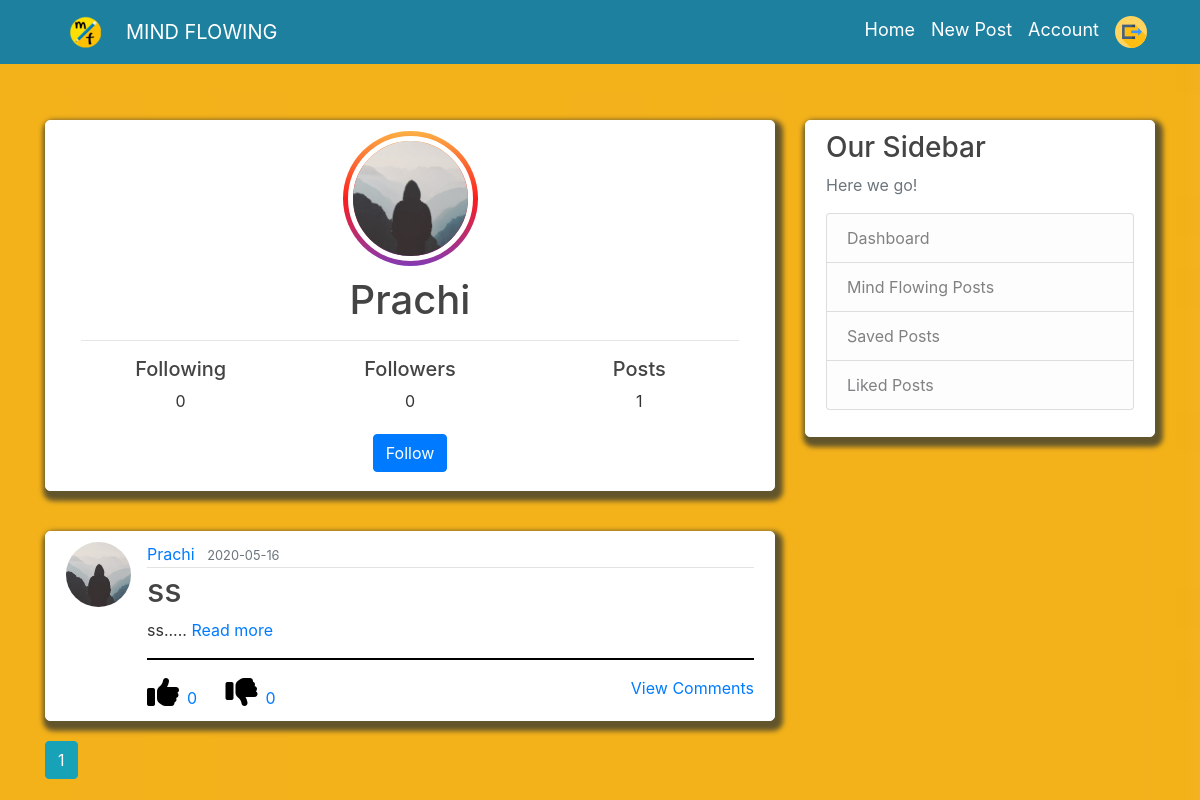
Page /user/Prachi (signed in) on the earlier database version.
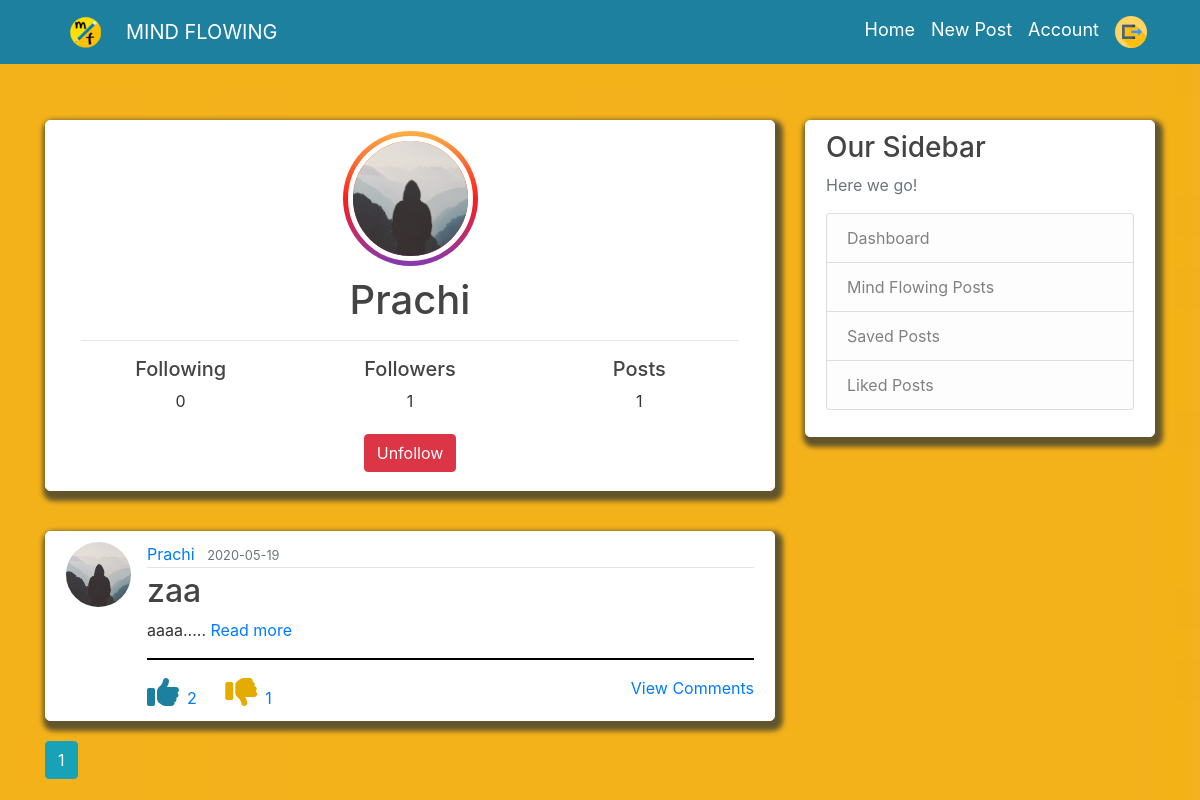
Same page on the later database version.
### flaskblog/models.py (models this page shows, shortened)
class User(db.Model, UserMixin):
    id = db.Column(db.Integer, primary_key=True)
    username = db.Column(db.String(20), unique=True, nullable=False)
    email = db.Column(db.String(120), unique=True, nullable=False)
    image_file = db.Column(db.String(20), nullable=False, default='default.jpg')
    password = db.Column(db.String(60), nullable=False)
    posts = db.relationship('Post', backref='author', lazy=True)
    liked = db.relationship('PostLike',foreign_keys='PostLike.user_id', backref='user', lazy='dynamic')
    saved = db.relationship('PostSave',foreign_keys='PostSave.user_id', backref='user', lazy='dynamic')
    unliked = db.relationship('PostUnLike',foreign_keys='PostUnLike.user_id', backref='user', lazy='dynamic')
    commented = db.relationship('PostComment',foreign_keys='PostComment.user_id',backref='user',lazy='dynamic')
    image = db.relationship('PostComment',foreign_keys='PostComment.user_id',backref='img',lazy=True)
    confirmed = db.Column(db.Boolean, nullable=False, default=False)
    followed = db.relationship('Follow',
                               foreign_keys='Follow.follower_id',
                               backref=db.backref('follower', lazy='joined'),
                               lazy='dynamic',
                               cascade='all, delete-orphan')
    followers = db.relationship('Follow',
                                foreign_keys='Follow.followed_id',
                                backref=db.backref('followed', lazy='joined'),
                                lazy='dynamic',
                                cascade='all, delete-orphan')
    def is_following(self, user):
        if user.id is None:
            return False
        return self.followed.filter_by(
            followed_id=user.id).first() is not None
    def has_liked_post(self, post):
        return PostLike.query.filter(
            PostLike.user_id == self.id,
            PostLike.post_id == post.id).count() > 0
    def has_unliked_post(self, post):
        return PostUnLike.query.filter(
            PostUnLike.user_id == self.id,
            PostUnLike.post_id == post.id).count() > 0

class Post(db.Model,UserMixin):
    __searchable__ = ['title', 'content']
    id = db.Column(db.Integer, primary_key=True)
    title = db.Column(db.String(100), nullable=False)
    date_posted = db.Column(db.DateTime, nullable=False, default=datetime.utcnow)
    content = db.Column(db.Text, nullable=False)
    user_id = db.Column(db.Integer, db.ForeignKey('user.id'), nullable=False)
    likes = db.relationship('PostLike', backref='post', lazy='dynamic')
    unlikes = db.relationship('PostUnLike', backref='post', lazy='dynamic')
    comments = db.relationship('PostComment',backref='post',lazy='dynamic')
    saves = db.relationship('PostSave', backref='post', lazy='dynamic')
    image = db.Column(db.String(100))

### flaskblog/routes.py (the view)
@app.route("/user/<string:username>")
def user_posts(username):
    page = request.args.get('page', 1, type=int)
    user = User.query.filter_by(username=username).first_or_404()
    posts = Post.query.filter_by(author=user)\
        .order_by(Post.date_posted.desc())\
        .paginate(page=page, per_page=5)
    post = Post.query.filter_by(user_id=user.id).first()
    return render_template('user_posts.html', posts=posts, user=user,post=post)

### flaskblog/models.py (called while the page is built)
@login_manager.user_loader
def load_user(user_id):
    return User.query.get(int(user_id))

### flaskblog/templates/user_posts.html (shortened to what this page needs)
{% extends "layout.html" %}
{% block content %}
<div class="content-section">
    <div class="media">
        <div class="col-md-12 text-center ">
            <div class="panel panel-default">
                <div class="image_inner_container">
                    {% if post.author %}
                    <img class="rounded-circle account-img img-fluid" style="text-align: center;"
                        src="{{ url_for('static', filename='profile_pics/' + post.author.image_file) }}">
                    {% else %}
                    <img class="rounded-circle account-img img-fluid" style="text-align: center;"
                        src="{{ url_for('static', filename='profile_pics/' + user.image_file) }}">
                    {% endif %}
                </div>
                <div class="media-body">
                    {% if post.author %}
                    <h2 class="account-heading">{{ post.author.username }}</h2>
                    {% else %}
                    <h2 class="account-heading">{{ user.username }}</h2>
                    {% endif %}
                </div>
                <hr>
                <div class="row">
                    <div class="col-4 ">
                        <div class="box-layout-text">
                            <a href="{{url_for('following',username=user.username)}}" ><h5>Following</h5></a>
                            <span style="text-align: center;">{{user.followed.count()}}</span>
                        </div>
                        <div class="col-4 "></div>
                    </div>
                    <div class="col-4 ">
                        <div class="box-layout-text">
                         <a href="{{url_for('follower',username=user.username)}}"><h5>Followers</h5></a>
                            <span style="text-align: center;"> {{user.followers.count()}}</span>
                        </div>
                    </div>
                    <div class="col-4 ">
                        <div class="box-layout-text ">
                            <h5>Posts</h5>
                            <span style="text-align: center;"> {{ posts.total }}</span>
                        </div>
                    </div>
                </div>
            </div>
            <div>
                {% if current_user.username!= user.username %}
                {% if not current_user.is_following(user) %}
                <a href="{{ url_for('follow', username=user.username) }}" style="margin-top: 20px;"
                    class="btn btn-primary mb-2">Follow</a>
                {% else %}
                <a href="{{ url_for('unfollow', username=user.username) }}" style="margin-top: 20px;"
                    class="btn btn-danger mb-2">Unfollow</a>
                {% endif %}
                {% endif %}
            </div>
        </div>
    </div>
</div>
{% if post.author %}
{% for post in posts.items %}
<article class="media content-section">
    <img class="rounded-circle article-img"
        src="{{ url_for('static', filename='profile_pics/' + post.author.image_file) }}">
    <div class="media-body">
        <div class="article-metadata">
            <a class="mr-2"
                href="{{ url_for('user_posts', username=post.author.username) }}">{{ post.author.username }}</a>
            <small class="text-muted">{{ post.date_posted.strftime('%Y-%m-%d') }}</small>
        </div>
        <h2><a class="article-title" href="{{ url_for('post', post_id=post.id) }}">{{ post.title }}</a></h2>
        <span class="article-content">
            <span class=" mt-3">{{post.content| truncate(300) | safe }}.....</span>
            <a href="{{url_for('post',post_id=post.id)}}">Read more</a></span>
        <hr class="allhr">
        {% if current_user.has_liked_post(post) %}
    <a href="{{ url_for('like_action', post_id=post.id, action='like1') }}" style="color:#1d809f;"><i
        class="fa fa-thumbs-up fa-2x"></i></a><a href="{{url_for('user_like',username=user.username,post_id=post.id)}}"><span class="pl-2 pr-4">{{post.likes.count()}}</span></a>
    {% else %}
    <a href="{{ url_for('like_action', post_id=post.id, action='like') }}" style="color: black;"><i
        class="fa fa-thumbs-up fa-2x"></i></a><a href="{{url_for('user_like',username=user.username,post_id=post.id)}}"><span class="pl-2 pr-4">{{post.likes.count()}}</span></a>
    {% endif %}
    {% if current_user.has_unliked_post(post) %}
    <a href="{{ url_for('like_action', post_id=post.id, action='unlike1') }}" style="color: #e4ac00;"><i
        class="fa fa-thumbs-down fa-2x"></i></a><a href="{{url_for('user_unlike',username=user.username,post_id=post.id)}}"><span class="pl-2">{{post.unlikes.count()}}</span></a>
    {% else %}
    <a href="{{ url_for('like_action', post_id=post.id, action='unlike') }}" style="color: black;"><i
        class="fa fa-thumbs-down fa-2x"></i></a><a href="{{url_for('user_unlike',username=user.username,post_id=post.id)}}"><span class="pl-2">{{post.unlikes.count()}}</span></a>
    {% endif %}
        <a href="{{url_for('post_comment',post_id=post.id)}}" style="float:right;">View Comments</a>
    </div>
</article>
{% endfor %}
{% endif %}
{% for page_num in posts.iter_pages(left_edge=1, right_edge=1, left_current=1, right_current=2) %}
{% if page_num %}
{% if posts.page == page_num %}
<a class="btn btn-info mb-4"
    href="{{ url_for('user_posts', username=user.username, page=page_num) }}">{{ page_num }}</a>
{% else %}
<a class="btn btn-outline-info mb-4"
    href="{{ url_for('user_posts', username=user.username, page=page_num) }}">{{ page_num }}</a>
{% endif %}
{% else %}
...
{% endif %}
{% endfor %}
{% endblock content %}

### flaskblog/templates/layout.html (shortened to what this page needs)
<!DOCTYPE html>
<html>
<head>
  <link rel="stylesheet" href="https://maxcdn.bootstrapcdn.com/bootstrap/4.0.0/css/bootstrap.min.css"
>
  <link rel="stylesheet" type="text/css" href="{{ url_for('static', filename='main.css') }}">
  <link rel="stylesheet" href="https://cdnjs.cloudflare.com/ajax/libs/font-awesome/4.7.0/css/font-awesome.min.css">
</head>
<body>
  <header class="site-header">
    <nav class="navbar navbar-expand-md navbar-dark bg-steel fixed-top">
      <div class="container">
        <img src="/static/images/logo.png">
        <a class="navbar-brand mr-4" href="{{url_for('home') }}">MIND FLOWING</a>
        <div class="collapse navbar-collapse" id="navbarToggle">
          <div class="navbar-nav">
            {% if current_user.is_authenticated %}
            <a class="nav-item nav-link" href="{{ url_for('home') }}">Home</a>
            <a class="nav-item nav-link" href="{{ url_for('new_post') }}">New Post</a>
            <a class="nav-item nav-link" href="{{ url_for('account',username=current_user.username) }}">Account</a>
      <a data-toggle="modal"  data-target="#deleteModal" class="nav-item nav-link" href="{{ url_for('logout') }}"><img  data-toggle="tooltip" data-placement="right" title="Log Out"
                src="/static/images/logout.png"></a>
            {% else %}
            <a class="nav-item nav-link" href="{{ url_for('intro') }}">Home</a>
            <a class="nav-item nav-link" href="{{ url_for('login') }}">Login</a>
            <a class="nav-item nav-link" href="{{ url_for('register') }}">Register</a>
            {% endif %}
          </div>
        </div>
      </div>
    </nav>
  </header>
  <main role="main" class="container">
    <div class="row">
      <div class="col-md-8">
        {% block content %}{% endblock %}
      </div>
      {% if current_user.is_authenticated %}
      <div class="col-md-4">
        <div class="content-section">
          <h3>Our Sidebar</h3>
          <p class='text-muted'>Here we go!
            <ul class="list-group">
              <a class="list-group-item list-group-item-light" href="{{url_for('home')}}" data-toggle="tooltip" data-placement="top" title="Dashboard">Dashboard</a>
              <a class="list-group-item list-group-item-light" data-toggle="tooltip" data-placement="top" title="Mind"
                href="{{url_for('user_posts',username='mind flowing blog')}}">Mind
                Flowing Posts</a>
              <a class="list-group-item list-group-item-light" data-toggle="tooltip" data-placement="left" title="Saved Posts"
                href="{{url_for('save_post',username=current_user.username)}}">Saved Posts</a>
              <a class="list-group-item list-group-item-light" data-toggle="tooltip" data-placement="left" title="Likde Posts"
                href="{{url_for('like_post',username=current_user.username)}}">Liked Posts</a>
              {% endif %}
            </ul>
          </p>
        </div>
      </div>
    </div>
  </main>
</body>
</html>

### flaskblog/static/main.css (style rules this page uses)
body { background: white; color: #333333; margin-top: 5rem; background: url("images/yellow.jpeg") no-repeat center center fixed; -webkit-background-size: cover; -moz-background-size: cover; -o-background-size: cover; background-size: cover; background-position: 0 20px; }
h1, h2, h3, h4, h5, h6 { color: #444444; }
.bg-steel { background-color: #1d809f; }
.site-header .navbar-nav .nav-link { color: #ffffff; font-size: large; }
hr.allhr { border: 0.5px solid black; }
.content-section { background: #ffffff; padding: 10px 20px; border: 0.5px solid white; border-radius: 5px; margin-bottom: 20px; box-shadow: 3px 5px 5px 5px #63552b; margin-top: 40px; }
.article-title { color: #444444; }
.article-img { height: 65px; width: 65px; margin-right: 16px; }
.article-metadata { padding-bottom: 1px; margin-bottom: 4px; border-bottom: 1px solid #e3e3e3 }
.image_inner_container { height: 135px; width: 135px; margin-left: auto; margin-right: auto; margin-bottom: 10px; border-radius: 50%; padding: 5px; background: #833ab4; background: -webkit-linear-gradient(to bottom, #fcb045, #fd1d1d, #833ab4); background: linear-gradient(to bottom, #fcb045, #fd1d1d, #833ab4); }
.image_inner_container img { height: 125px; width: 125px; border-radius: 50%; border: 5px solid white; }
.account-heading { font-size: 2.5rem; }

Differences in the rows shown:
changed Post "Prachi": date_posted "2020-05-16" → "2020-05-19"; title "ss" → "zaa"; content "ss" → "aaaa"; likes.count "0" → "2"; unlikes.count "0" → "1"
Other differences:
{{ user.followers.count() }}: "0" → "1"
text no longer shown: "Follow"
text now shown: "Unfollow"
